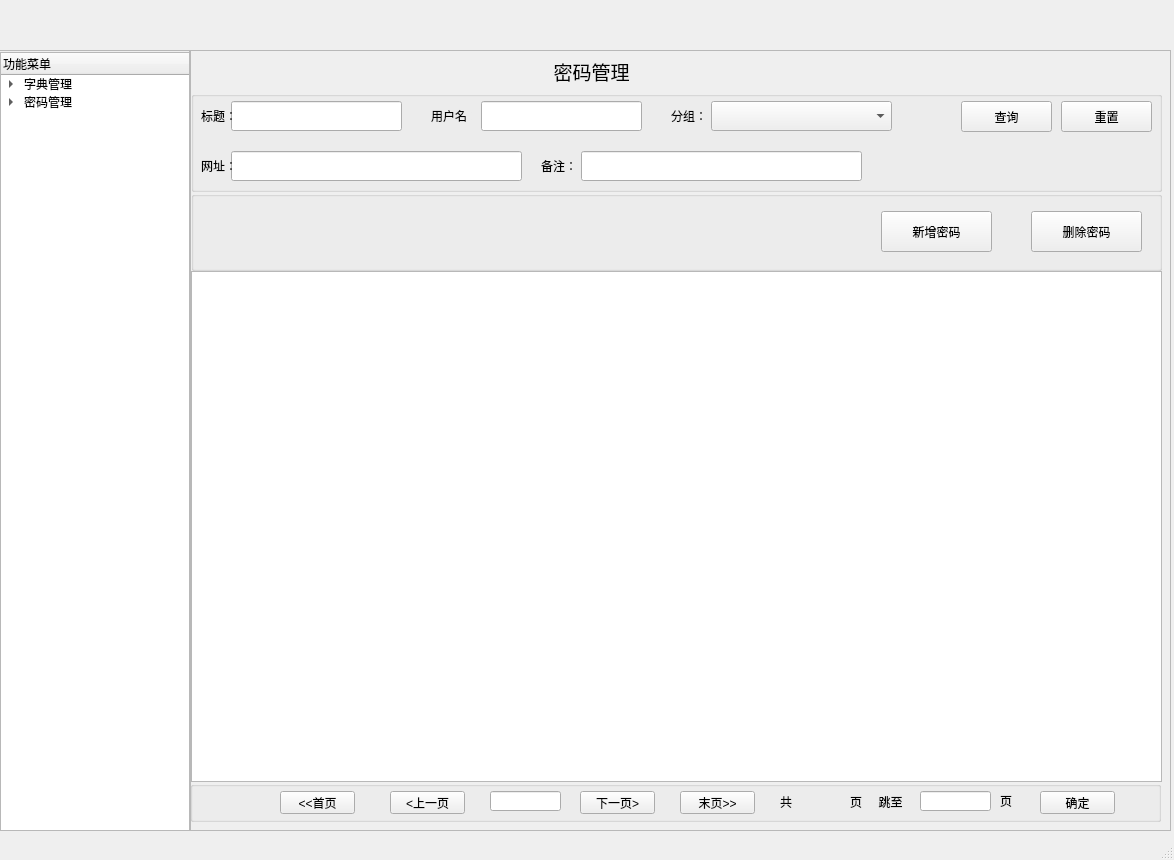
<?xml version="1.0" encoding="UTF-8"?>
<ui version="4.0">
 <class>MainWindow</class>
 <widget class="QMainWindow" name="MainWindow">
  <property name="geometry">
   <rect>
    <x>0</x>
    <y>0</y>
    <width>1174</width>
    <height>860</height>
   </rect>
  </property>
  <property name="windowTitle">
   <string>MainWindow</string>
  </property>
  <widget class="QWidget" name="centralwidget">
   <widget class="QWidget" name="verticalLayoutWidget">
    <property name="geometry">
     <rect>
      <x>0</x>
      <y>0</y>
      <width>1171</width>
      <height>51</height>
     </rect>
    </property>
    <layout class="QVBoxLayout" name="verticalLayout_title_area"/>
   </widget>
   <widget class="QWidget" name="verticalLayoutWidget_2">
    <property name="geometry">
     <rect>
      <x>190</x>
      <y>50</y>
      <width>981</width>
      <height>781</height>
     </rect>
    </property>
    <layout class="QVBoxLayout" name="verticalLayout_activity_area">
     <item>
      <widget class="QScrollArea" name="scrollArea_main">
       <property name="widgetResizable">
        <bool>true</bool>
       </property>
       <widget class="QWidget" name="scrollAreaWidgetContents">
        <property name="geometry">
         <rect>
          <x>0</x>
          <y>0</y>
          <width>977</width>
          <height>777</height>
         </rect>
        </property>
        <widget class="QStackedWidget" name="stack_list">
         <property name="geometry">
          <rect>
           <x>0</x>
           <y>0</y>
           <width>971</width>
           <height>781</height>
          </rect>
         </property>
         <property name="currentIndex">
          <number>3</number>
         </property>
         <widget class="QWidget" name="page_home">
          <property name="accessibleName">
           <string>欢迎界面</string>
          </property>
          <widget class="QLabel" name="label_2">
           <property name="geometry">
            <rect>
             <x>240</x>
             <y>120</y>
             <width>231</width>
             <height>101</height>
            </rect>
           </property>
           <property name="text">
            <string>欢迎页面</string>
           </property>
          </widget>
         </widget>
         <widget class="QWidget" name="page_dict">
          <property name="accessibleName">
           <string>本地词典</string>
          </property>
          <widget class="QLabel" name="label_3">
           <property name="geometry">
            <rect>
             <x>283</x>
             <y>1</y>
             <width>131</width>
             <height>31</height>
            </rect>
           </property>
           <property name="sizePolicy">
            <sizepolicy hsizetype="Maximum" vsizetype="Preferred">
             <horstretch>0</horstretch>
             <verstretch>0</verstretch>
            </sizepolicy>
           </property>
           <property name="font">
            <font>
             <family>隶书</family>
             <pointsize>18</pointsize>
             <weight>50</weight>
             <bold>false</bold>
            </font>
           </property>
           <property name="text">
            <string>本地词典</string>
           </property>
           <property name="alignment">
            <set>Qt::AlignCenter</set>
           </property>
          </widget>
         </widget>
         <widget class="QWidget" name="page_query">
          <property name="accessibleName">
           <string>单词查询</string>
          </property>
          <widget class="QLabel" name="label">
           <property name="geometry">
            <rect>
             <x>300</x>
             <y>0</y>
             <width>111</width>
             <height>41</height>
            </rect>
           </property>
           <property name="font">
            <font>
             <family>隶书</family>
             <pointsize>16</pointsize>
             <weight>50</weight>
             <bold>false</bold>
            </font>
           </property>
           <property name="text">
            <string>单词查询</string>
           </property>
           <property name="alignment">
            <set>Qt::AlignCenter</set>
           </property>
          </widget>
          <widget class="QPlainTextEdit" name="plainTextEdit">
           <property name="geometry">
            <rect>
             <x>80</x>
             <y>50</y>
             <width>491</width>
             <height>31</height>
            </rect>
           </property>
          </widget>
          <widget class="QPushButton" name="btn_translate">
           <property name="geometry">
            <rect>
             <x>620</x>
             <y>50</y>
             <width>101</width>
             <height>31</height>
            </rect>
           </property>
           <property name="font">
            <font>
             <family>Segoe UI</family>
             <pointsize>12</pointsize>
            </font>
           </property>
           <property name="styleSheet">
            <string notr="true"/>
           </property>
           <property name="text">
            <string>翻译</string>
           </property>
          </widget>
         </widget>
         <widget class="QWidget" name="page_pwd_mgr">
          <property name="accessibleName">
           <string>本地密码</string>
          </property>
          <widget class="QLabel" name="label_4">
           <property name="geometry">
            <rect>
             <x>360</x>
             <y>10</y>
             <width>81</width>
             <height>21</height>
            </rect>
           </property>
           <property name="font">
            <font>
             <family>隶书</family>
             <pointsize>14</pointsize>
            </font>
           </property>
           <property name="text">
            <string>密码管理</string>
           </property>
           <property name="alignment">
            <set>Qt::AlignCenter</set>
           </property>
          </widget>
          <widget class="QGroupBox" name="groupBox">
           <property name="geometry">
            <rect>
             <x>0</x>
             <y>40</y>
             <width>971</width>
             <height>101</height>
            </rect>
           </property>
           <property name="title">
            <string/>
           </property>
           <widget class="QLabel" name="label_9">
            <property name="geometry">
             <rect>
              <x>480</x>
              <y>10</y>
              <width>31</width>
              <height>30</height>
             </rect>
            </property>
            <property name="text">
             <string>分组：</string>
            </property>
           </widget>
           <widget class="QLineEdit" name="lineEdit_remarks">
            <property name="geometry">
             <rect>
              <x>390</x>
              <y>60</y>
              <width>281</width>
              <height>30</height>
             </rect>
            </property>
           </widget>
           <widget class="QLabel" name="label_6">
            <property name="geometry">
             <rect>
              <x>240</x>
              <y>10</y>
              <width>41</width>
              <height>30</height>
             </rect>
            </property>
            <property name="text">
             <string>用户名：</string>
            </property>
           </widget>
           <widget class="QLineEdit" name="lineEdit_usr">
            <property name="geometry">
             <rect>
              <x>290</x>
              <y>10</y>
              <width>161</width>
              <height>30</height>
             </rect>
            </property>
           </widget>
           <widget class="QLineEdit" name="lineEdit_url">
            <property name="geometry">
             <rect>
              <x>40</x>
              <y>60</y>
              <width>291</width>
              <height>30</height>
             </rect>
            </property>
           </widget>
           <widget class="QLabel" name="label_7">
            <property name="geometry">
             <rect>
              <x>10</x>
              <y>60</y>
              <width>31</width>
              <height>30</height>
             </rect>
            </property>
            <property name="text">
             <string>网址：</string>
            </property>
           </widget>
           <widget class="QLabel" name="label_8">
            <property name="geometry">
             <rect>
              <x>350</x>
              <y>60</y>
              <width>31</width>
              <height>30</height>
             </rect>
            </property>
            <property name="text">
             <string>备注：</string>
            </property>
           </widget>
           <widget class="QLineEdit" name="lineEdit_title">
            <property name="geometry">
             <rect>
              <x>40</x>
              <y>10</y>
              <width>171</width>
              <height>30</height>
             </rect>
            </property>
           </widget>
           <widget class="QLabel" name="label_5">
            <property name="geometry">
             <rect>
              <x>10</x>
              <y>10</y>
              <width>31</width>
              <height>30</height>
             </rect>
            </property>
            <property name="text">
             <string>标题：</string>
            </property>
           </widget>
           <widget class="QComboBox" name="comboBox_pwd_category">
            <property name="geometry">
             <rect>
              <x>520</x>
              <y>10</y>
              <width>181</width>
              <height>30</height>
             </rect>
            </property>
            <property name="maxVisibleItems">
             <number>5</number>
            </property>
           </widget>
           <widget class="QToolButton" name="toolButton_pwd_query">
            <property name="geometry">
             <rect>
              <x>770</x>
              <y>10</y>
              <width>91</width>
              <height>31</height>
             </rect>
            </property>
            <property name="text">
             <string>查询</string>
            </property>
           </widget>
           <widget class="QToolButton" name="toolButton_pwd_reset_conditons">
            <property name="geometry">
             <rect>
              <x>870</x>
              <y>10</y>
              <width>91</width>
              <height>31</height>
             </rect>
            </property>
            <property name="text">
             <string>重置</string>
            </property>
           </widget>
          </widget>
          <widget class="QTableView" name="tableView_pwd">
           <property name="geometry">
            <rect>
             <x>0</x>
             <y>220</y>
             <width>971</width>
             <height>511</height>
            </rect>
           </property>
           <property name="sortingEnabled">
            <bool>true</bool>
           </property>
           <attribute name="horizontalHeaderCascadingSectionResizes">
            <bool>true</bool>
           </attribute>
           <attribute name="verticalHeaderCascadingSectionResizes">
            <bool>true</bool>
           </attribute>
           <attribute name="verticalHeaderShowSortIndicator" stdset="0">
            <bool>false</bool>
           </attribute>
          </widget>
          <widget class="QGroupBox" name="groupBox_2">
           <property name="geometry">
            <rect>
             <x>0</x>
             <y>140</y>
             <width>971</width>
             <height>80</height>
            </rect>
           </property>
           <property name="title">
            <string/>
           </property>
           <widget class="QToolButton" name="toolButton_pwd_add">
            <property name="geometry">
             <rect>
              <x>690</x>
              <y>20</y>
              <width>111</width>
              <height>41</height>
             </rect>
            </property>
            <property name="text">
             <string>新增密码</string>
            </property>
           </widget>
           <widget class="QToolButton" name="toolButton_pwd_del">
            <property name="geometry">
             <rect>
              <x>840</x>
              <y>20</y>
              <width>111</width>
              <height>41</height>
             </rect>
            </property>
            <property name="text">
             <string>删除密码</string>
            </property>
           </widget>
           <widget class="QLabel" name="label_result_notice">
            <property name="geometry">
             <rect>
              <x>310</x>
              <y>50</y>
              <width>171</width>
              <height>16</height>
             </rect>
            </property>
            <property name="text">
             <string/>
            </property>
           </widget>
          </widget>
          <widget class="QGroupBox" name="groupBox_3">
           <property name="geometry">
            <rect>
             <x>-1</x>
             <y>730</y>
             <width>971</width>
             <height>41</height>
            </rect>
           </property>
           <property name="title">
            <string/>
           </property>
           <widget class="QPushButton" name="pushButton_home_page">
            <property name="geometry">
             <rect>
              <x>90</x>
              <y>10</y>
              <width>75</width>
              <height>23</height>
             </rect>
            </property>
            <property name="text">
             <string>&lt;&lt;首页</string>
            </property>
           </widget>
           <widget class="QPushButton" name="pushButton_previous_page">
            <property name="geometry">
             <rect>
              <x>200</x>
              <y>10</y>
              <width>75</width>
              <height>23</height>
             </rect>
            </property>
            <property name="text">
             <string>&lt;上一页</string>
            </property>
           </widget>
           <widget class="QLineEdit" name="lineEdit_current_page">
            <property name="geometry">
             <rect>
              <x>300</x>
              <y>10</y>
              <width>71</width>
              <height>20</height>
             </rect>
            </property>
            <property name="readOnly">
             <bool>true</bool>
            </property>
           </widget>
           <widget class="QPushButton" name="pushButton_next_page">
            <property name="geometry">
             <rect>
              <x>390</x>
              <y>10</y>
              <width>75</width>
              <height>23</height>
             </rect>
            </property>
            <property name="text">
             <string>下一页&gt;</string>
            </property>
           </widget>
           <widget class="QPushButton" name="pushButton_final_page">
            <property name="geometry">
             <rect>
              <x>490</x>
              <y>10</y>
              <width>75</width>
              <height>23</height>
             </rect>
            </property>
            <property name="text">
             <string>末页&gt;&gt;</string>
            </property>
           </widget>
           <widget class="QLabel" name="label_10">
            <property name="geometry">
             <rect>
              <x>590</x>
              <y>11</y>
              <width>21</width>
              <height>20</height>
             </rect>
            </property>
            <property name="text">
             <string>共</string>
            </property>
           </widget>
           <widget class="QLabel" name="label_11">
            <property name="geometry">
             <rect>
              <x>660</x>
              <y>11</y>
              <width>71</width>
              <height>20</height>
             </rect>
            </property>
            <property name="text">
             <string>页     跳至</string>
            </property>
           </widget>
           <widget class="QLabel" name="label_total_pages">
            <property name="geometry">
             <rect>
              <x>610</x>
              <y>11</y>
              <width>41</width>
              <height>20</height>
             </rect>
            </property>
            <property name="text">
             <string/>
            </property>
           </widget>
           <widget class="QLineEdit" name="lineEdit_skip_page">
            <property name="geometry">
             <rect>
              <x>730</x>
              <y>10</y>
              <width>71</width>
              <height>20</height>
             </rect>
            </property>
           </widget>
           <widget class="QLabel" name="label_12">
            <property name="geometry">
             <rect>
              <x>810</x>
              <y>10</y>
              <width>21</width>
              <height>20</height>
             </rect>
            </property>
            <property name="text">
             <string>页</string>
            </property>
           </widget>
           <widget class="QPushButton" name="pushButton_confirm_skip">
            <property name="geometry">
             <rect>
              <x>850</x>
              <y>10</y>
              <width>75</width>
              <height>23</height>
             </rect>
            </property>
            <property name="text">
             <string>确定</string>
            </property>
           </widget>
          </widget>
         </widget>
        </widget>
       </widget>
      </widget>
     </item>
    </layout>
   </widget>
   <widget class="QScrollArea" name="scrollArea">
    <property name="geometry">
     <rect>
      <x>-1</x>
      <y>50</y>
      <width>191</width>
      <height>781</height>
     </rect>
    </property>
    <property name="widgetResizable">
     <bool>true</bool>
    </property>
    <widget class="QWidget" name="scrollAreaWidgetContents_2">
     <property name="geometry">
      <rect>
       <x>0</x>
       <y>0</y>
       <width>189</width>
       <height>779</height>
      </rect>
     </property>
     <widget class="QTreeWidget" name="treeWidget">
      <property name="geometry">
       <rect>
        <x>0</x>
        <y>1</y>
        <width>191</width>
        <height>781</height>
       </rect>
      </property>
      <property name="accessibleName">
       <string/>
      </property>
      <column>
       <property name="text">
        <string>功能菜单</string>
       </property>
      </column>
      <item>
       <property name="text">
        <string>字典管理</string>
       </property>
       <item>
        <property name="text">
         <string>本地字典</string>
        </property>
       </item>
       <item>
        <property name="text">
         <string>单词查询</string>
        </property>
       </item>
      </item>
      <item>
       <property name="text">
        <string>密码管理</string>
       </property>
       <item>
        <property name="text">
         <string>本地密码</string>
        </property>
       </item>
      </item>
     </widget>
    </widget>
   </widget>
  </widget>
  <widget class="QStatusBar" name="statusbar"/>
 </widget>
 <resources>
  <include location="materials/img/img.qrc"/>
 </resources>
 <connections/>
</ui>
